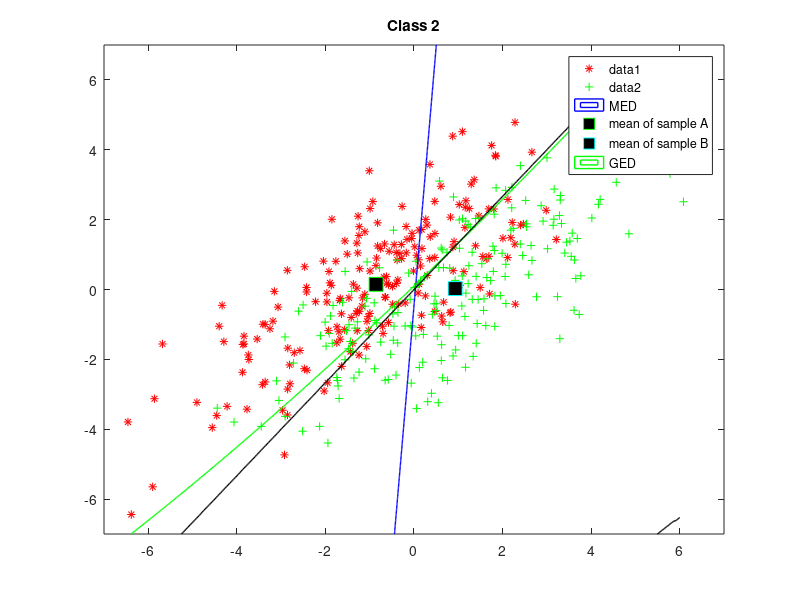

Write MATLAB code to recreate this figure.
%% SYDE 675 LAB_1
clear all; close all; clc;

%% class 1
muAClass2 = [-1,0];
sigmaAClass2 = [4,3; 3,4];
muBClass2 = [1,0];
sigmaBClass2 = [4,3; 3,4];

%% load data
rAClass2 = mvnrnd(muAClass2, sigmaAClass2, 200);
rBClass2 = mvnrnd(muBClass2, sigmaBClass2, 200);
h = figure
plot(rAClass2(:,1),rAClass2(:,2),'r*');
hold on
plot(rBClass2(:,1),rBClass2(:,2),'g+'); 
title('Class 2');

%% MED
meanClass2A = mean(rAClass2)
meanClass2B = mean(rBClass2)
u = linspace(-7, 7, 400);
v = linspace(-7, 7, 400);
z = zeros(length(u), length(v));
for i = 1:length(u)
        for j = 1:length(v)
            z(i,j) = ((u(i)- meanClass2A(1))^2 + (v(j)- meanClass2A(2))^2)...
                - ((u(i)- meanClass2B(1))^2 + (v(j)- meanClass2B(2))^2);
        end
end
z = z';
contour(u,v,z,[0, 0], 'LineWidth', 1,'LineColor','b','DisplayName','MED');

plot(meanClass2A(1),meanClass2A(2),'gs','MarkerSize',10,'MarkerFaceColor',...
    [0,0,0],...
    'DisplayName','mean of sample A');
plot(meanClass2B(1),meanClass2B(2),'cs','MarkerSize',10,'MarkerFaceColor',...
    [0,0,0],...
    'DisplayName','mean of sample B');

%% GED
u1 = linspace(-7, 6, 400);
v1 = linspace(-7, 6, 400);
valClass2A = cov(rAClass2)
valClass2B = cov(rBClass2)
z1 = zeros(length(u1), length(v1));
for i = 1:length(u1)
     for j = 1:length(v1)
         z1(i,j) = ([u1(i) v1(j)]- meanClass2A)*inv(valClass2A)*([u1(i) v1(j)]...
             - meanClass2A)'- ([u1(i) v1(j)]- meanClass2B)*inv(valClass2B)...
             *([u1(i) v1(j)]- meanClass2B)';
             
     end
end
z1 = z1';
contour(u1,v1,z1,[0, 0], 'LineWidth', 1,'LineColor','g','DisplayName','GED'); 
legend('show');

%% MAP

u2 = linspace(-7, 6, 400);
v2 = linspace(-7, 6, 400);
z2 = zeros(length(u2), length(v2));
for i = 1:length(u2)
     for j = 1:length(v2)      
         z2(i,j) = 1/(2*pi*(abs(det(sigmaAClass2)))^0.5)*exp(-0.5*([u2(i) v2(j)]...
             - muAClass2)*inv(sigmaAClass2)*([u2(i) v2(j)]- muAClass2)')...
             - 1/(2*pi*(abs(det(sigmaBClass2)))^0.5)*exp(-0.5*([u2(i) v2(j)] ...
             - muBClass2)*inv(sigmaBClass2)*([u2(i) v2(j)]- muBClass2)');
     end
end
z2 = z2';
contour(u2,v2,z2,[0, 0], 'LineWidth', 1,'LineColor','k','DisplayName','MAP'); 
legend('show');


saveas(h,'class2_erro_GED.png');

%% error GED
Class = [rAClass2; rBClass2];
% add labels
Class(1:200, 3) = 1;
Class(201:400, 3) = 2;
error_GED2 = zeros(40,1);

for n = 1:40
    v = 5*n;
    u = (5*n-4);
    sample2A = rAClass2(u:v,:);
    sample2B = rAClass2(u:v,:);
    meanClass2A = mean(sample2A);
    meanClass2B = mean(sample2B);
    valClass2A = cov(sample2A);
    valClass2B = cov(sample2B);
    z = zeros(length(Class),1);
    for i = 1:400   
             z(i) = ([Class(i,1) Class(i,2)]- meanClass2A)*inv(valClass2A)*...
                 ([Class(i,1) Class(i,2)]- meanClass2A)'- ...
                 ([Class(i,1) Class(i,2)]- meanClass2B)*inv(valClass2B)...
             *([Class(i,1) Class(i,2)]- meanClass2B)';    
         
            if z(i)>0
                z(i) = 2;
            else
                z(i) = 1;
            end
    end
    % get rid of training samples
    z(u:v,:) = Class(u:v,3);
    z(200+u:200+v) = Class(200+u:200+v,3);
    % calculate error rate
    error_GED2(n) = sum(abs(z(1:200)-1)+abs(z(201:400)-2))/380;
end
% RESULT
muError_GED2 = mean(error_GED2);
varError_GED2 = std(error_GED2);